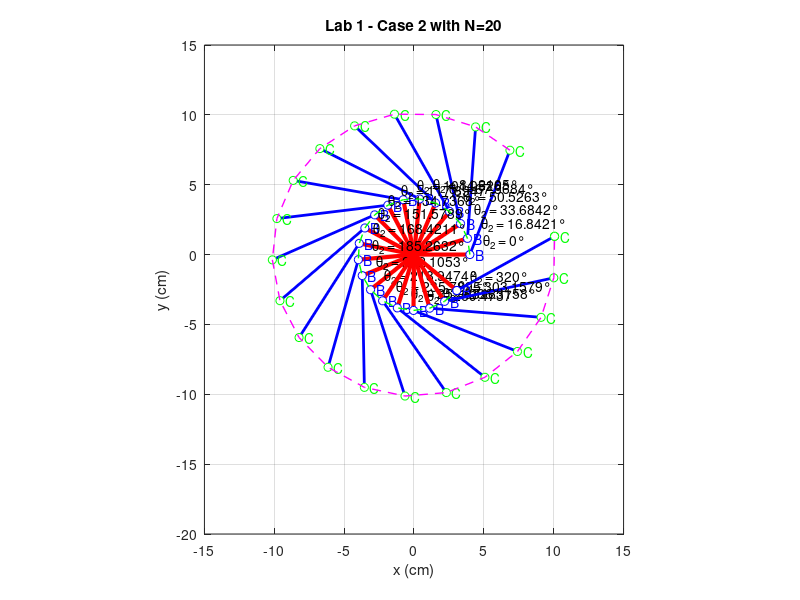

Source code (MATLAB):
%%% MIE301 Lab 1 - Case 2: Rigid connection between links 2 and 3
%% This file may contain annotations from MIE301 instructors
%% This file includes all MATLAB code used for parts (a), (b), and (c)
%% To generate expected results, you will have to comment/uncomment the lines of code for each part.
%%
close all; % closes all figures
clear all; % clears all variables from memory
clc;       % clears all calculations from the Matlab workspace

% Plot Parameters: these will be used to set the axis limits on the figure
xmin = -15;  % leftmost window edge
xmax = 15;   % rightmost window edge
ymin = -20;  % bottom window edge
ymax = 15;   % top window edge

%% Define the link and motion Parameters (part (a))
% stepsize = 6 *pi/180;                         % step size
% max_rotation_theta2 = 320 *pi/180;            % theta2 from 0 to 320 degrees
% theta2 = 0 : stepsize : max_rotation_theta2;  % rotation steps of link 2

%% Define link and motion Parameters (part (b))
% stepsize = 80 * pi / 180;                              % step size for stroboscopic effect (80 degrees in radians)
% theta2 = [0, 80, 160, 240, 320] * pi / 180;            % specific configurations to plot (in radians)
% theta_labels = {'0°', '80°', '160°', '240°', '320°'};  % Labels for the configurations

%% Part (c) [N = 6, 10, 20]:
%% Define theta2 for N=6 (0°, 64°, 128°, 192°, 256°, 320° in radians)
% N = 6;
% theta2 = linspace(0, 320 * pi / 180, N);  % N equally spaced angles
% theta_labels = {'0°', '64°', '128°', '192°', '256°', '320°'};

%% Define theta2 for N=10 (equally spaced in radians from 0° to 320°)
% N = 10;
% theta2 = linspace(0, 320 * pi / 180, N);  % N equally spaced angles
% theta_labels = arrayfun(@(x) [num2str(x), '°'], linspace(0, 320, N), 'UniformOutput', false); % Generates labels for angles

%% Define theta2 for N=20 (equally spaced in radians from 0° to 320°)
N = 20;
theta2 = linspace(0, 320 * pi / 180, N);  % N equally spaced angles
theta_labels = arrayfun(@(x) [num2str(x), '°'], linspace(0, 320, N), 'UniformOutput', false); % Generates labels for angles

%% Case 2 - Link lengths
length2 = 4;    % link 2 length in case 2
length3 = 8;    % link 3 length in case 2

%% Constant angle phi
phi = 69 * pi / 180;    % angle in radians (69 degrees, last 2 digits of student number)

% Initialize arrays to store the path of points B and C
Bx_path = zeros(1, length(theta2));
By_path = zeros(1, length(theta2));
Cx_path = zeros(1, length(theta2));
Cy_path = zeros(1, length(theta2));

% Plot Case 2 - Rigid connection
figure(1);
set(1,'WindowStyle','Docked')

for i = 1:length(theta2)
    % Point A (pivot)
    Ax = 0; 
    Ay = 0;
    
    % Point B (end of link 2)
    Bx = length2 * cos(theta2(i));   
    By = length2 * sin(theta2(i));   
    
    % Point C (end of link 3, rigid connection)
    Cx = Bx + length3 * cos(theta2(i) + phi);  
    Cy = By + length3 * sin(theta2(i) + phi);
    
    % Store the current positions of points B and C
    Bx_path(i) = Bx;
    By_path(i) = By;
    Cx_path(i) = Cx;
    Cy_path(i) = Cy;
    
    % Plot links for the current configuration
    plot([Ax Bx], [Ay By], 'r', 'LineWidth', 3);  % Link 2
    hold on;
    plot([Bx Cx], [By Cy], 'b', 'LineWidth', 2);  % Link 3
    
    % Plot points
    plot(Bx, By, 'bo', 'MarkerFaceColor', 'w');   % Point B
    plot(Cx, Cy, 'go', 'MarkerFaceColor', 'w');   % Point C
    
     %% Label points
    text(Bx + 0.4, By, 'B', 'color', 'b');
    text(Cx + 0.4, Cy, 'C', 'color', 'g');
    
    %% Label configurations with theta values
    text(Bx + 1, By + 1, ['\theta_2 = ', theta_labels{i}], 'FontSize', 10, 'color', 'k');

    %% Set axis and labels
    axis([xmin xmax ymin ymax]);
    axis equal;
    grid on;
    xlabel('x (cm)');
    ylabel('y (cm)');
    %% Part (a) - title:
    % title('Lab 1 - Case 2');

    %% Part (b) - title:
    % title('Lab 1 - Case 2 with 5 Configurations');

    %% Part (c1) - title:
    % title('Lab 1 - Case 2 with N=6');

    %% Part (c2) - title:
    % title('Lab 1 - Case 2 with N=10');

    %% Part (c3) - title:
    title('Lab 1 - Case 2 with N=20');
end

% Plot the path of points B and C
plot(Bx_path, By_path, '--g', 'linewidth', 1); % Path of point B
plot(Cx_path, Cy_path, '--m', 'linewidth', 1); % Path of point C

% Hold the final configuration of the mechanism
plot([Ax Bx_path(end)], [Ay By_path(end)], 'r', 'LineWidth', 1);  % Final position of Link 2
plot([Bx_path(end) Cx_path(end)], [By_path(end) Cy_path(end)], 'b', 'LineWidth', 1);  % Final position of Link 3
plot(Bx_path(end), By_path(end), 'bo', 'MarkerFaceColor', 'w');   % Final Point B
plot(Cx_path(end), Cy_path(end), 'go', 'MarkerFaceColor', 'w');   % Final Point C

% Show the figure
hold off;
